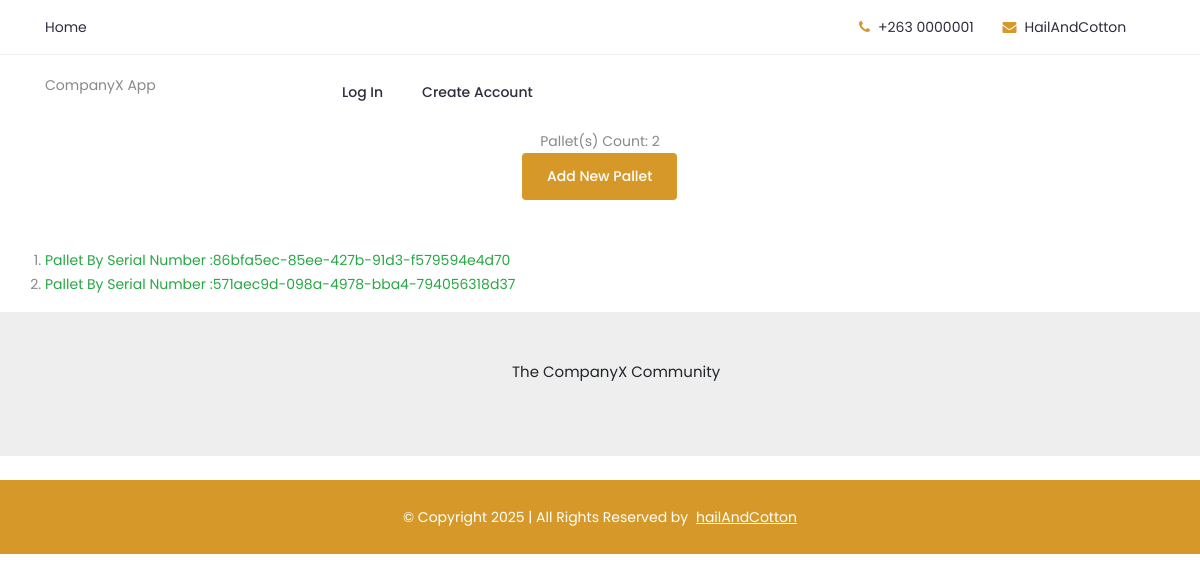
The app's page /packaging/list-pallet/ with its own data.
### packaging/models.py (models this page shows, shortened)
class Pallet(models.Model):
    serial_number = models.CharField(max_length=100)
    capacity_limit_number = models.PositiveIntegerField(default=0)
    current_available_capacity = models.PositiveIntegerField(default=0)
    rack = models.ForeignKey('Rack',related_name='rel_pallet', on_delete=models.CASCADE)

### packaging/views/pallet_view.py (the view)
# urls.py: path('list-pallet/', PalletListView.as_view(), name='pallet_list'),
class PalletListView(generic.ListView):
    template_name = 'packaging/pallet_list.html'
    context_object_name = 'pallets'
    def get_queryset(self):
        pallet = Pallet.objects.all()
        return pallet

### packaging/templates/packaging/pallet_list.html
{%  extends 'base.html' %}
{%  block content %}
<div class="container text-center">
    Pallet(s) Count: {{ pallets.count }}
    <br/>
    <a class="btn btn-sm text-white" href="{% url 'packaging-service:pallet_create' %}">Add New  Pallet</a>
</div>
<div class="container mt-5">
    <ol>
        {% for pallet in pallets %}
                <li>
                    <a class="text-success" href="{% url 'packaging-service:pallet_detail' pallet.pk %}">Pallet By Serial Number :{{ pallet.serial_number }}</a>
                </li>
        {%  endfor %}
    </ol>
</div>
{%  endblock %}

### static/css/style.css (style rules this page uses)
body { font-family: 'Poppins', sans-serif; font-weight: 400; font-size:14px; color:#888; }

### records on screen
Pallet: serial_number "86bfa5ec-85ee-427b-91d3-f579594e4d70"
Pallet: serial_number "571aec9d-098a-4978-bba4-794056318d37"

### other values on screen
{{ pallets.count }} "2"
